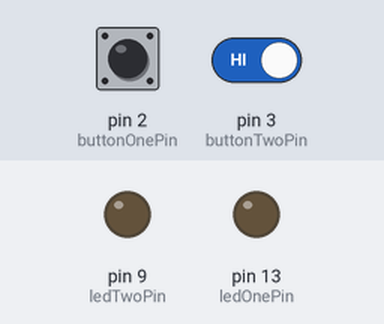
The sketch below on a simulated Arduino Uno, built with avr-gcc and run on an emulated ATmega328P. Shown: output pins drawn as LEDs (lit = HIGH). The inputs (shaded band) are chosen by the test bench; at power-on: pin 2 (buttonOnePin) HIGH, pin 3 (buttonTwoPin) HIGH.

Above: at 1.2 s.
1.3 s: pin 2 (buttonOnePin) pulled LOW for 0.15 s
At 1.37 s:
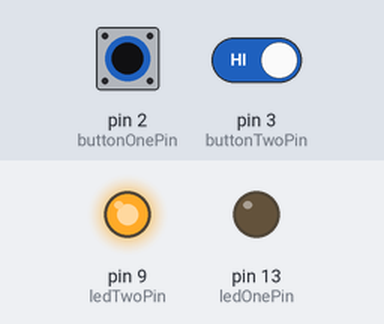
2.9 s: pin 2 (buttonOnePin) pulled LOW for 3.2 s
At 7.3 s:
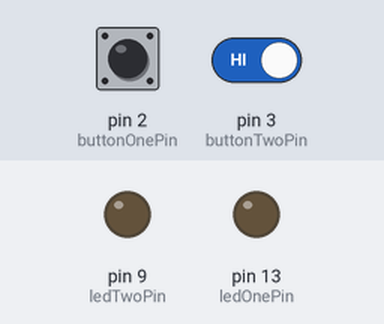
7.6 s: pin 2 (buttonOnePin) driven LOW and pin 3 (buttonTwoPin) driven LOW
At 8.7 s:
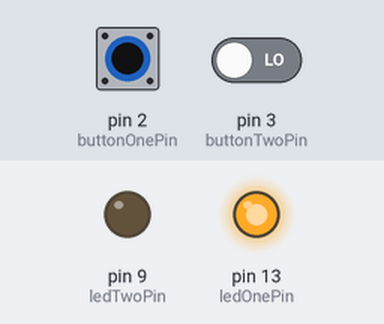
9.1 s: pin 2 (buttonOnePin) driven HIGH
At 9.8 s:
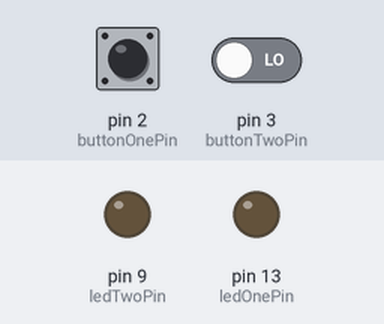
Timing chart, 0 to 11.6 s (numbered marks = the images above; inputs shaded):
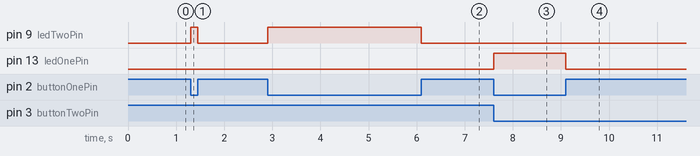

The sketch:

AfP_Class1_Ex06c_TbTl_functions.pde
```cpp
/*

 This is code to demonstrates the two buttons interacting and yet isolated
 into their own little functions.

 This version was for Class 1 of the Arduino for Programmers course taught
 at CRASH Space in October 2010 based on code in Class 2 (ex 2-4) of the
 Intro to Arduino class at Machine Project in April.

 Available:
 http://23longacre.com/sharedFiles/code/arduino/201004_MP_IntroToArduino/

  The Circuit:
   * Pin 2: momentary button attached, pulled high externally w/ 10k Ohm resistor
   (LOW = pressed)
   * Pin 3: momentary button attached, pulled high externally w/ 10k Ohm resistor
   (LOW = pressed)
   * Pin 9: LED, anode to arduino, 330 Ohm resistor from cathode to ground
   * Pin 13: internal LED

                     ___
                   ___|___                      ___
                |--o     o---|l> GND          ___|___
    _________   |                          |--o     o---|l> GND
   |	     |  |  10k Ohm                 |
   |  	   2 |--|---/\/\/\---| Vcc (+5V)   |  10k Ohm
   |  	   3 |-----------------------------|---/\/\/\---| Vcc (+5V)
   | Arduino |
   |         |
   |         |    LED     330 Ohm
   |       9 |----(>|)----/\/\/\----|l> GND
   |         |
   |         |
   |      13 |---- LED set up for ya.
   |_________|

   See diagram at http://www.oomlout.com/a/products/ardx/circ-07


  The Behavior:
    When the a button is pressed an LED is on,
    A second button determines which one.

  Written By: Carlyn Maw
  Created: April 2010
  Updated: Nov 1 2010

 */


//DEFINE: STEP ONE, INPUTS AND THEIR VARIABLES
//(why didn't I move these into the subfunctions?)
const int buttonOnePin = 2;
const int buttonTwoPin = 3;

boolean buttonOneState = 0;
boolean buttonTwoState = 0;

boolean buttonOneTrue = LOW;  //what do I look like when I'm pressed?
boolean buttonTwoTrue = LOW;  //what do I look like when I'm pressed?

//DEFINE: STEP TWO, OUTPUTS AND THEIR VARIABLES
const int ledOnePin = 13;
const int ledTwoPin = 9;

//variables which know which LED you've picked in the
//pickLED() function.
int currentLED;
int otherLED;

//------------------------------------------------------------------ START SETUP LOOP
void setup() {
  //SETUP STEP TWO: Set digital pin mode for inputs and their initial conditions
  pinMode(buttonOnePin, INPUT);
  pinMode(buttonTwoPin, INPUT);

  //uncomment these to use Arduino's internal pull up resistors
  //in this example we have our own.
  //digitalWrite(buttonOnePin, HIGH);
  //digitalWrite(buttonTwoPin, HIGH);

  //SETUP STEP THREE: Set digital pin mode for outputs and their initial conditions
  pinMode(ledOnePin, OUTPUT);
  pinMode(ledTwoPin, OUTPUT);

  digitalWrite(ledOnePin, LOW);
  digitalWrite(ledTwoPin, LOW);
}

//------------------------------------------------------------------ START MAIN LOOP
void loop() {

   //polling the environment now happens in each of the sub fuctions
   //what might be some consequences of the whole loop not operating
   //on the same snap shot of the enironment? pros and cons of fresh
   //readings...


  //Evaluate the toggle switch and pick your LED
  pickLED();

  //Evaluate the push button and light the selected LED
  lightLED();


}

//------------------------------------------------------------------- END MAIN LOOP


//--------------------------------------------------------------------- pickLED
void pickLED() {
  //Poll my tiny corner of the world
  buttonTwoState = digitalRead(buttonTwoPin);

  //Do something about it
  if (buttonTwoState == buttonTwoTrue) {
    currentLED = ledOnePin;
    otherLED = ledTwoPin;
  }
  else {
    currentLED = ledTwoPin;
    otherLED = ledOnePin;
  }
}

//------------------------------------------------------------------- lightLED
void lightLED() {
  //Poll my tiny corner of the world
  buttonOneState = digitalRead(buttonOnePin);

  //Do something about it
  if (buttonOneState == buttonOneTrue) {
       digitalWrite(currentLED, HIGH);
       digitalWrite(otherLED, LOW);
  }
  else {
    // turn everybody off
    digitalWrite(ledOnePin, LOW);
    digitalWrite(ledTwoPin, LOW);
  }
}
```

Measured:
- after the input at 1.3 s, pin 9 (ledTwoPin): LOW → HIGH at once, → LOW 0.15 s later
- after the input at 2.9 s, pin 9 (ledTwoPin): LOW → HIGH at once, → LOW 3.2 s later
- after the input at 7.6 s, pin 13 (ledOnePin): LOW → HIGH at once
- after the input at 9.1 s, pin 13 (ledOnePin): HIGH → LOW at once
